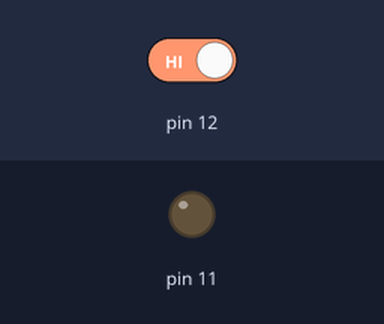
Simulated run of this sketch. Board: Arduino Uno, built with avr-gcc and run on an emulated ATmega328P. Shown: output pins drawn as LEDs (lit = HIGH). Inputs (shaded band) come from the test bench; at power-on: pin 12 HIGH.

Above: at 1.2 s.
1.3 s: pin 12 driven LOW
At 1.7 s:
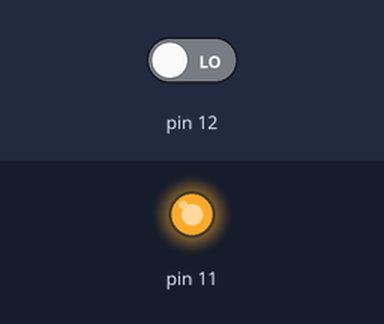
2.8 s: pin 12 driven HIGH
At 4.0 s:
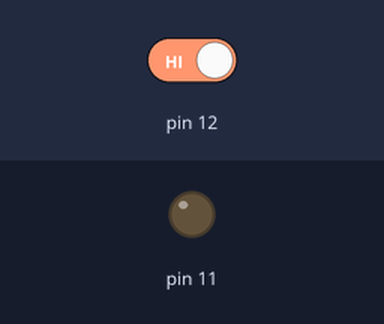
Timing chart, 0 to 5.8 s (numbered marks = the images above; inputs shaded):
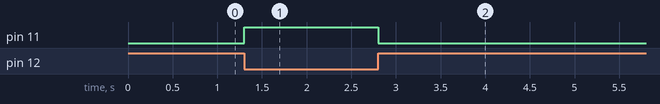

Measured:
- after the input at 1.3 s, pin 11: LOW → HIGH at once
- after the input at 2.8 s, pin 11: HIGH → LOW at once

The sketch:

button.ino
```cpp
int buttonState;

void setup() {
  pinMode(12,INPUT);
  pinMode(11, OUTPUT);
}

void loop() {
  buttonState = digitalRead(12);

  /*if(buttonState == HIGH){
    digitalWrite(11, HIGH);
    }else{
    digitalWrite(11,LOW);
    }*/

   digitalWrite(11, !digitalRead(12));
}
```
